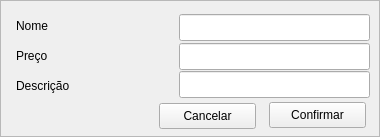
<?xml version="1.0" encoding="UTF-8"?>
<ui version="4.0">
 <class>TelaCadastroAcessorio</class>
 <widget class="QFrame" name="TelaCadastroAcessorio">
  <property name="geometry">
   <rect>
    <x>0</x>
    <y>0</y>
    <width>380</width>
    <height>137</height>
   </rect>
  </property>
  <property name="windowTitle">
   <string>Frame</string>
  </property>
  <property name="frameShape">
   <enum>QFrame::StyledPanel</enum>
  </property>
  <property name="frameShadow">
   <enum>QFrame::Raised</enum>
  </property>
  <widget class="QLabel" name="label_3">
   <property name="geometry">
    <rect>
     <x>16</x>
     <y>77</y>
     <width>67</width>
     <height>17</height>
    </rect>
   </property>
   <property name="text">
    <string>Descrição</string>
   </property>
  </widget>
  <widget class="QPushButton" name="pushButton">
   <property name="geometry">
    <rect>
     <x>269</x>
     <y>102</y>
     <width>97</width>
     <height>26</height>
    </rect>
   </property>
   <property name="text">
    <string>Confirmar</string>
   </property>
  </widget>
  <widget class="QLabel" name="label_2">
   <property name="geometry">
    <rect>
     <x>16</x>
     <y>47</y>
     <width>67</width>
     <height>17</height>
    </rect>
   </property>
   <property name="text">
    <string>Preço</string>
   </property>
  </widget>
  <widget class="QLineEdit" name="lineEdit_3">
   <property name="geometry">
    <rect>
     <x>179</x>
     <y>71</y>
     <width>191</width>
     <height>27</height>
    </rect>
   </property>
  </widget>
  <widget class="QPushButton" name="pushButton_2">
   <property name="geometry">
    <rect>
     <x>159</x>
     <y>103</y>
     <width>97</width>
     <height>26</height>
    </rect>
   </property>
   <property name="text">
    <string>Cancelar</string>
   </property>
  </widget>
  <widget class="QLineEdit" name="lineEdit">
   <property name="geometry">
    <rect>
     <x>179</x>
     <y>14</y>
     <width>191</width>
     <height>27</height>
    </rect>
   </property>
  </widget>
  <widget class="QLabel" name="label">
   <property name="geometry">
    <rect>
     <x>16</x>
     <y>17</y>
     <width>67</width>
     <height>17</height>
    </rect>
   </property>
   <property name="text">
    <string>Nome</string>
   </property>
  </widget>
  <widget class="QLineEdit" name="lineEdit_2">
   <property name="geometry">
    <rect>
     <x>179</x>
     <y>43</y>
     <width>191</width>
     <height>27</height>
    </rect>
   </property>
  </widget>
 </widget>
 <tabstops>
  <tabstop>lineEdit</tabstop>
  <tabstop>lineEdit_2</tabstop>
  <tabstop>lineEdit_3</tabstop>
  <tabstop>pushButton</tabstop>
  <tabstop>pushButton_2</tabstop>
 </tabstops>
 <resources/>
 <connections/>
</ui>
